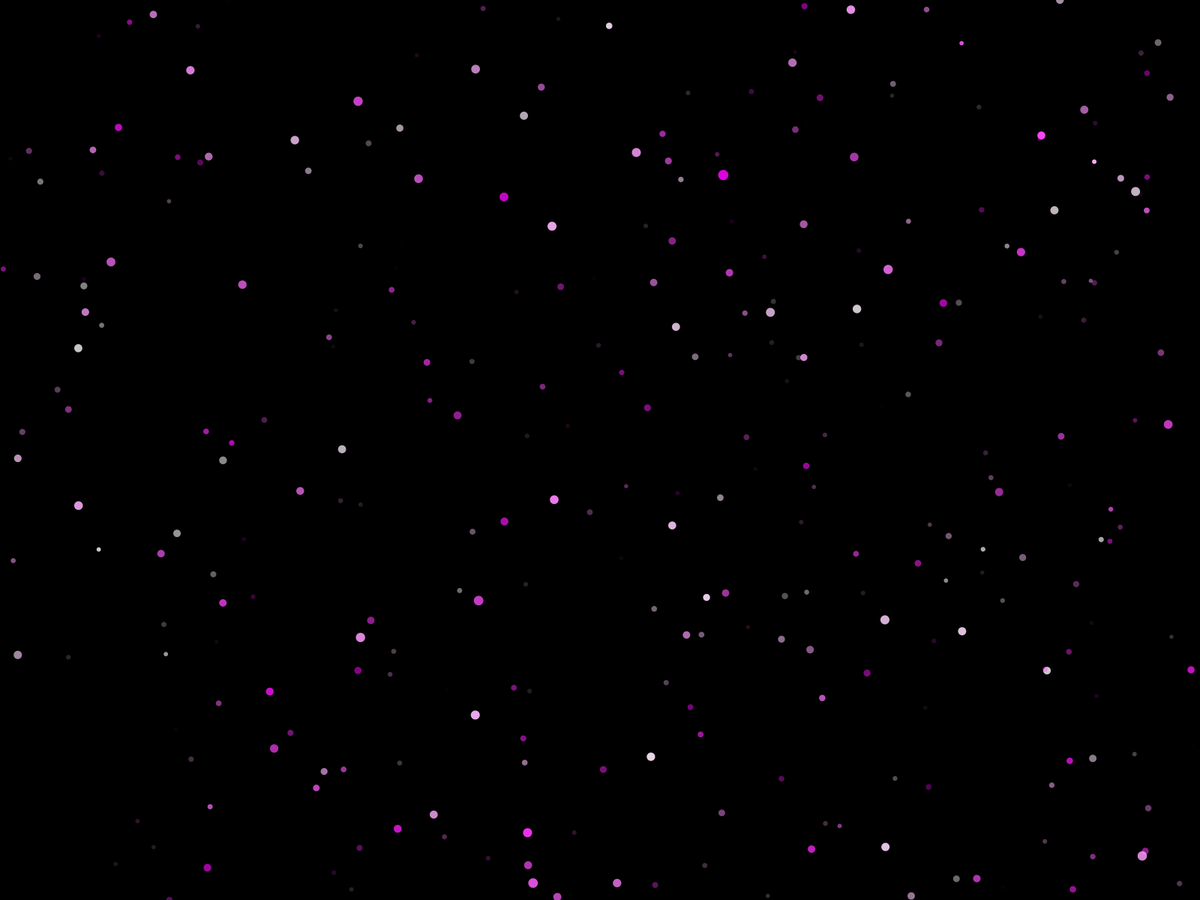
Frame 1 (no input)
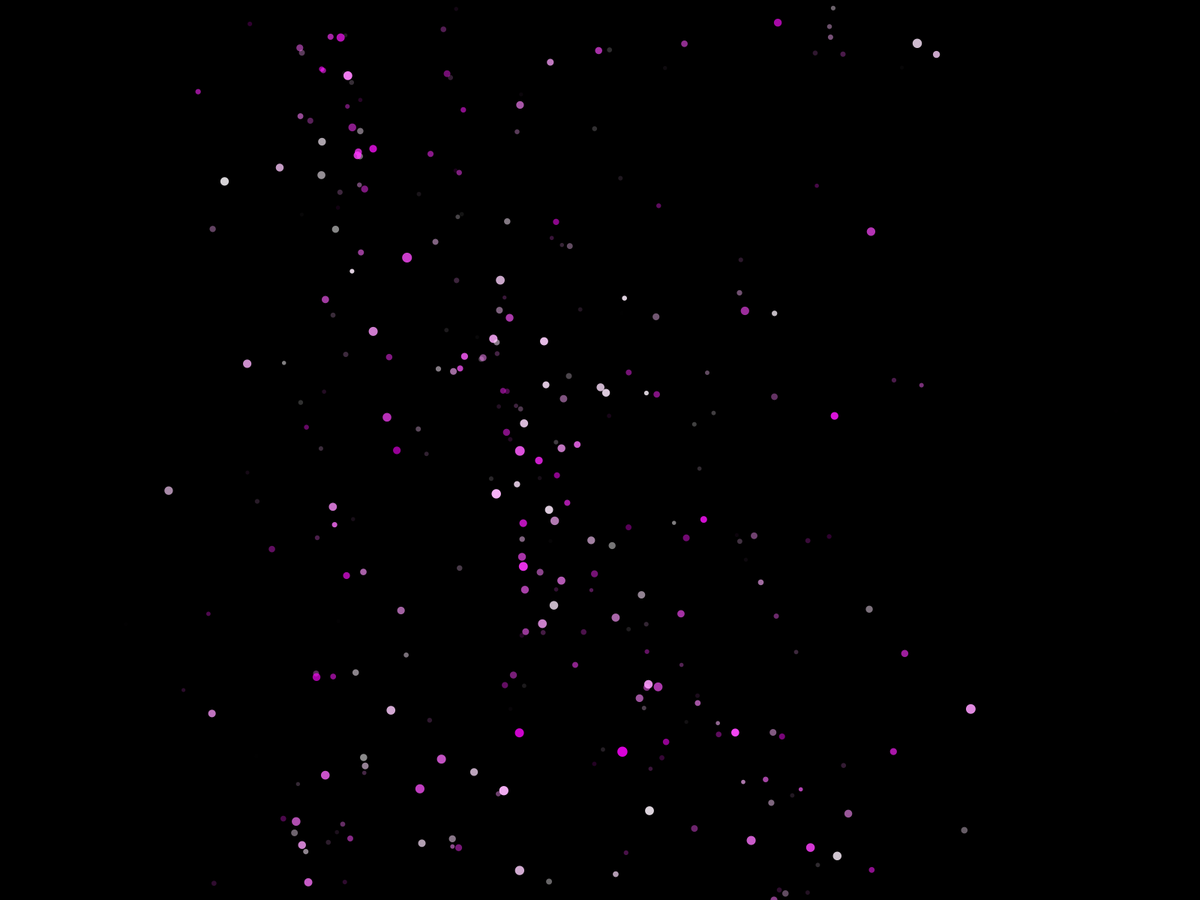
Frame 60 (the mouse pressed at the canvas centre just before this capture)
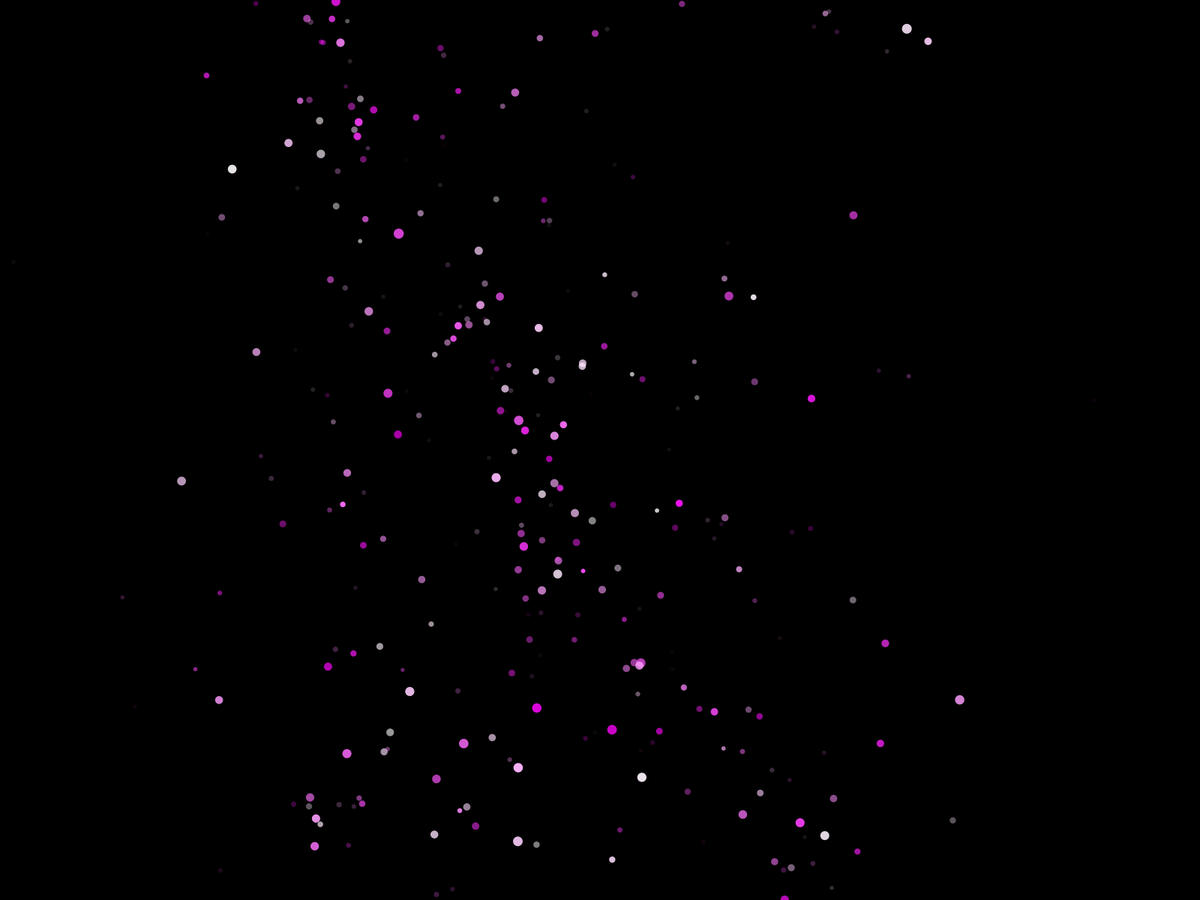
Frame 120 (the mouse held since frame 60 and released just before this capture)

The Processing sketch that drew these frames (run headless with seeded random() and noise(); from frame 60 on, the mouse is pressed at the canvas centre):

// Processing sketch: SnowStorm
// ── SnowStorm.pde
int amount = 300;
int opacity = 200;
ArrayList<Particle> particles;
Field flow;

void setup() {
  fullScreen();
  frameRate(60);
  background(255);
  smooth(1);
  flow = new Field(100);
  particles = new ArrayList<Particle>();
  for (int i = 0; i<amount; i++) {
    particles.add(new Particle());
  }
  for (Particle p : particles) {
   for (int i = 0; i<1000; i++) {
    p.mature();
   }
  }
}

void draw() {
  background(0);
  //noStroke();
  //fill(0,0,0,210);
  //rect(0,0,width,height);
  
  
  flow.init();

  noStroke();

  for (Particle p : particles) {
    p.flowFollow(flow);
    p.update();
    p.display();
  }
} 

// ── Field.pde
class Field {


  PVector[][] grid;
  int resolution;
  int cols, rows;
  float increment = 0.2;
  float zoffInc=0.000001;
  float zoff = 0;

  Field(int r) {
    resolution = r;
    cols = width/resolution;
    rows = height/resolution;
    grid = new PVector[cols][rows];
    init();
  }

  void init() {
    float xoff = 0;
    for (int i = 0; i < cols; i++) {
      float yoff = 0;
      for (int j = 0; j < rows; j++) {
        float angle = map(noise(xoff, yoff,zoff*random(1,2)), 0, 1, PI, TWO_PI);
        grid[i][j] = PVector.fromAngle(angle);
     
          grid[i][j].add(PVector.fromAngle(TWO_PI).mult(map(i,0,cols-1,1,-1)));
        
        yoff+=increment;
        zoff+=zoffInc;
      }
      xoff+=increment;
    }
  }


  PVector checkGrid(PVector check) {
    int column = int(constrain(check.x/resolution, 0, cols-1));
    int row = int(constrain(check.y/resolution, 0, rows-1));
    return grid[column][row];
  }
}

// ── Particle.pde
class Particle {
  PVector loc;
  PVector prevLoc;
  PVector vel;
  PVector prevVel;
  PVector mouse;
  PVector colour;
  PVector explVect;
  float scl = 0.4;
  float slowScl = 0.0007;
  int maxLimit = 14;
  int minLimit = 5;
  int limit;
  int speed;
  int mousePressLimit=12;
  float size;
  int inc;
  int age;
  int life;
  int maxLife = 300;
  float maxOpacity;
  float jitterDefault = 0.1;
  float jitter = 0.1;
  float explFactor = 0.55;
  float explPush = 2;
  int explMult = 3000;
  int explCalc = 0;
  int explLimit = 60;

  Particle() { 
    prevVel=new PVector(0, 0);
    init();
  }

  void init() {
    explVect=new PVector(0, 0);
    limit = int(random(minLimit, maxLimit));
    speed = limit;
    maxOpacity=random(220, 250);
    age=0;
    size=5;
    life=parseInt(random(maxLife/10, maxLife));
    inc=1;
    colour = new PVector(255, random(0, 256), 255);
    loc = new PVector(random(0, width), random(0, height));
    prevLoc = loc.copy();
    vel = prevVel.copy();
    mouse = new PVector(mouseX, mouseY);
    mouse = mouse.sub(loc);
    mouse.normalize();
    vel.limit(limit);
  }

  void mature() {
    age+=inc;
    size+=(0.03*inc);
    if (age>life) {
      inc=-1;
    } else if (age==-1) {
      prevVel=vel.copy();
      init();
    } 

    if (mousePressed) {
      if (random(0, 100)<50 && limit>minLimit) {
        limit--;
      } else if (limit<maxLimit) {
        limit++;
      }
    }
  }

  void update() {
    float distance = dist(mouseX, mouseY, loc.x, loc.y);
    saveLocation();
    if (mousePressed) {
      explVect=new PVector(0, 0);
      mouse = new PVector(mouseX, mouseY);
      mouse = mouse.sub(loc);
      //mouse.mult(1/(mouse.mag()*1.5));
      mouse.normalize();
      if (mouseButton==LEFT && mouseButton==RIGHT) { // I GUESS THIS IS NOT WORKING
        explCalc=explLimit+1;
      } else if (mouseButton==LEFT) {
        mouse.mult(scl);
        //mature();
        //if (random(0, 100)<50 && life<maxLife) {
        //  life++;
        //}

        vel.add(mouse);
        vel.limit(mousePressLimit);

        loc.add(vel);

        edges();
        mouse.normalize();
      } else { //IF MOUSEBUTTON = RIGHT       
        jitter+=0.001;
        explCalc++;

        if (random(0, 10)<3) {
          mature();
        }
        vel.add(PVector.random2D().mult((0.05+jitter*jitter)*map(distance, 0, width, 1, 0)));
        // mouse.mult(-slowScl);
        //loc.add(mouse);
        loc.add(vel.mult(0.8));
        edges();
        //loc.add(PVector.random2D().mult(jitter));
        //mouse.normalize();
        // loc.add(mouse.mult(slowScl*100));
      }
    } else { // IF MOUSE NOT PRESSED (DEFAULT STATE)
      //   if (explCalc>explLimit) { // EXPLOSION MECHANICS
      if (explCalc>explLimit) { // EXPLOSION MECHANICS
        //vel.add(PVector.random2D().mult(explMult));
        //explVect=PVector.random2D().mult(explMult);

        explVect=PVector.random2D().mult((1/distance)*explMult);
        explVect.add(mouse.copy().mult(-explPush));
        explCalc=0;


               if(distance<width/5) {  // DISTANCE TO KILL THE PARTICLE IN EXPLOSION
                inc=-1;  
               }
      } else {
        explCalc=0;
      }

      if (jitter>jitterDefault) {
        jitter=jitterDefault;
      }

      if (random(0, 10)<2) {
        mature();
        //vel.add(PVector.random2D().mult(0.2));
      }
      

      vel.add(mouse.mult(0.9));
      if (explVect.mag()>10) {
      vel.add(explVect.mult(explFactor));
      }
      //loc.add(vel.add(PVector.random2D().mult(jitter*jitter)));
      loc.add(vel);
      edges(); //checks for particle offscreen
    }


    // EVERYTIME THINGS
  }

  void saveLocation() {
    prevLoc.set(loc.x, loc.y);
  }

  void flowFollow(Field flow) {
    if (!mousePressed) {
      vel.add(flow.checkGrid(loc));
      vel.limit(limit);
    }
  }

  void edges() {
    if (loc.x<0-(size*2)) {
      loc.x=width+(size*2);
      if (mouseButton==RIGHT) {
        init();
      }
      saveLocation();
    } 
    if (loc.x>width+(size*2)) {
      loc.x=0-(size*2);
      if (mouseButton==RIGHT) {
        init();
      }
      saveLocation();
    } 
    if (loc.y<0) {
      loc.y=height;
      if (mouseButton==RIGHT) {
        init();
      }
      saveLocation();
    } 
    if (loc.y>height) {
      loc.y=0;
      if (mouseButton==RIGHT) {
        init();
      }
      saveLocation();
    }
  }

  void display() {
    //strokeWeight(size);
    //strokeCap(SQUARE);
    //if (mouseButton==RIGHT) {
   //   strokeCap(ROUND);
    //}
    //stroke(colour.x, colour.y, colour.z, map(age, 0, life, 0, maxOpacity));
    fill(colour.x, colour.y, colour.z, map(age, 0, life, 0, maxOpacity));
    //  if (vel.mag()<=mousePressLimit) {
    //    line (prevLoc.x, prevLoc.y, loc.x, loc.y);
    //  }

    noStroke();
   //noFill();
    ellipse(loc.x, loc.y, size, size);
    //ellipse((loc.x+prevLoc.x)/2, (loc.y+prevLoc.y)/2, size, size);
  }
}
